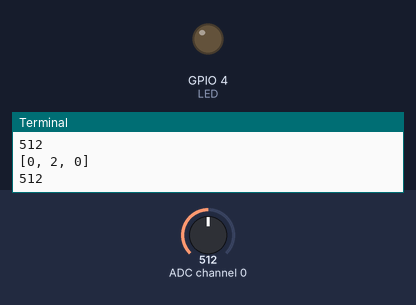
Bench run of a program on a simulated Raspberry Pi (BCM pin numbers). Parts: output pins drawn as LEDs (lit = HIGH), the last lines printed to the terminal. Inputs (shaded band) come from the test bench; at power-on: ADC channel 0 = 512 (analog values on the 0–1023 scale).

Above: at 1.2 s.
1.3 s: ADC channel 0 set to 497
At 2.2 s:
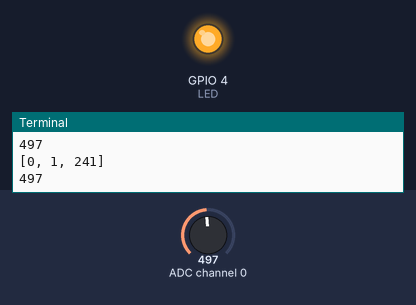
3.0 s: ADC channel 0 set to 522
At 3.4 s:
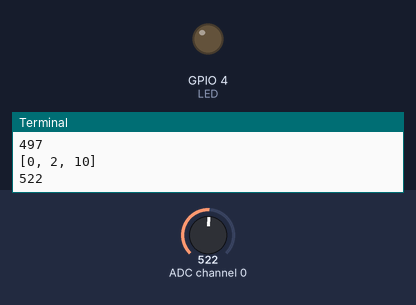
4.5 s: ADC channel 0 set to 511
At 5.8 s:
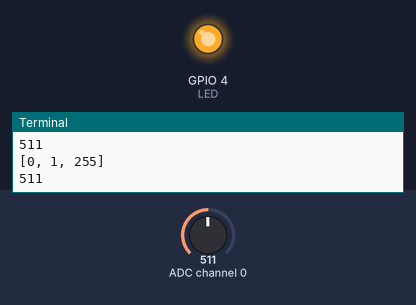
Timing chart, 0 to 7.5 s (numbered marks = the images above; inputs shaded):
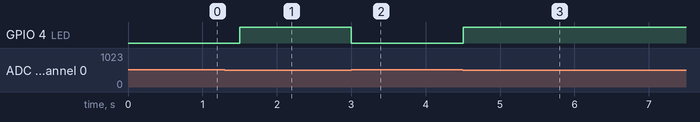

The program:

potentiometer_led.py
```python
import spidev
import time
import RPi.GPIO as GPIO

LED = 4

GPIO.setmode(GPIO.BCM) #BCM pin번호를 따르겠다는 의미
GPIO.setup(LED, GPIO.OUT)

spi = spidev.SpiDev()

spi.open(0, 0)


spi.max_speed_hz = 100000


def analog_read(channel):

    ret = spi.xfer2([1, (8+channel) << 4, 0])
    print(ret)
    adc_out = ((ret[1] & 3) << 8) + ret[2]
    return adc_out

try:
    while True:
        reading = analog_read(0)
        if reading < 512:
            GPIO.output(LED, GPIO.HIGH)
        else:
            GPIO.output(LED, GPIO.LOW)
        print(reading)
        time.sleep(0.5)
finally:
    GPIO.output(LED, GPIO.LOW)
    GPIO.setup(LED, GPIO.IN)
    spi.close()
```

Measured:
- the behaviour switches between 512 and 511 on ADC channel 0 (found by bisection; images 0 and 1)
- after the input at 1.3 s, GPIO 4 (LED): LOW → HIGH after 0.20 s
- after the input at 3.0 s, GPIO 4 (LED): HIGH → LOW at once
- after the input at 4.5 s, GPIO 4 (LED): LOW → HIGH at once
